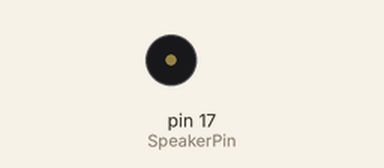
This sketch was run on a simulated Arduino Mega 2560, built with avr-gcc and run on an emulated ATmega2560. Parts: buzzer (waves = sounding).

Above: at 6.97 s.
At 39.52 s:
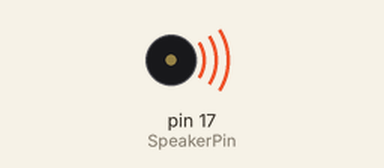
Timing chart, 0 to 40.0 s (numbered marks = the images above):
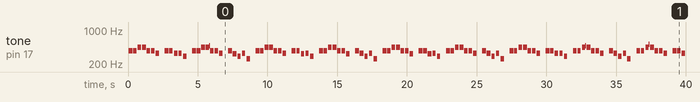

The sketch:

MyTone_used_millis.ino
```cpp
#include "pitches.h"

/*global value define*/
int SpeakerPin=17, g_cnt=0;

int g_Melody[] = { // 학교종 멜로디. 0은 쉼표
NOTE_G4, NOTE_G4, NOTE_A4, NOTE_A4, NOTE_G4, NOTE_G4, NOTE_E4, 0,
NOTE_G4, NOTE_G4, NOTE_E4, NOTE_E4, NOTE_D4, 0,
NOTE_G4, NOTE_G4, NOTE_A4, NOTE_A4, NOTE_G4, NOTE_G4, NOTE_E4, 0,
NOTE_G4, NOTE_E4, NOTE_D4, NOTE_E4, NOTE_C4, 0
};

unsigned long g_prevTime=0, g_curTime=0, g_SoundTime=0, g_CutMelody=325, g_melodyTime=250;
int g_soundState=0;


void setup() {
  // put your setup code h, ere, to run once:
  pinMode(17, OUTPUT);
//ToneInit(1i7);
Serial.begin(9600);
}

void loop() {
  // put your main code here, to run repeatedly:
    g_curTime=micros();

    if(g_cnt>=28)
    {
       g_cnt=0;
    }
//        if(g_curTime-g_SoundTime>=10)
//        {
//
//            g_SoundTime=g_curTime;
//            g_soundState^=1;
//
//       if(g_soundState)
//       digitalWrite(SpeakerPin, 1);
//
//       else
//       digitalWrite(SpeakerPin, 0);
//        }

     if(g_curTime-g_prevTime <=(g_melodyTime)*1000)
    {
        Tone(SpeakerPin, g_Melody[g_cnt], g_curTime, &g_SoundTime, &g_soundState);
    }
    else
    {
        if(g_curTime-g_prevTime <=(g_CutMelody)*1000)
        {
          MuteTone(SpeakerPin);
          //digitalWrite(SpeakerPin, 0);
        }
        else
        {
        g_prevTime=g_curTime;
        g_cnt++;
        }
    }
}


/*
    if(g_curTime-g_prevTime <=(g_melodyTime)*1000)
    {
        g_cycle=ConvFrequencyToCycle(g_Melody[g_cnt]);

        if(g_curTime-g_SoundTime>= g_cycle/2)// Frequency to cycle
        {
            g_SoundTime=g_curTime;
            g_soundState^=1;// toggle(50% Duty)

            if(g_soundState)
            {
            digitalWrite(SpeakerPin, 1);
            }
            else
            {
            digitalWrite(SpeakerPin, 0);
            }
        }

    }
    else
    {
        if(g_curTime-g_prevTime <=(g_CutMelody)*1000)
        {
          digitalWrite(SpeakerPin, 0);
        }
        else
        {
        g_prevTime=g_curTime;
        g_cnt++;
        }
    }
*/
```

Speaker.ino
```cpp
void ToneInit(int Pin)
{
    pinMode(Pin, OUTPUT);
}

void Tone(int Pin, int Frequency, unsigned long time_us, unsigned long *soundTime_us, int *SpeakFlag)
{
    unsigned long Cycle;
    Cycle=ConvFrequencyToCycle(Frequency);

    if(time_us-(*soundTime_us)>= Cycle/2)// Frequency to cycle
    {
        *soundTime_us=time_us;

        (*SpeakFlag)^=1;// toggle(50% Duty)

        if(*SpeakFlag)
        {
        digitalWrite(Pin, 1);
        }
        else
        {
        digitalWrite(Pin, 0);
        }
    }
}

void MuteTone(int Pin)
{
  digitalWrite(Pin, 0);
}

unsigned long ConvFrequencyToCycle(int Frequency)
{
    return 1000000/Frequency;// us Cycle
}

void PWM(int Pin, unsigned long Cycle, double Duty, unsigned long Time)
{
    double PW;
    PW= Cycle*(Duty/100);

    if( (Time%(Cycle) ) <=PW && Duty!=0)
    {
        digitalWrite(Pin, 1);
    }
    else
    {
        digitalWrite(Pin, 0);
    }

}
```

pitches.h
```cpp
/*************************************************
 * Public Constants
 *************************************************/

#define NOTE_B0  31
#define NOTE_C1  33
#define NOTE_CS1 35
#define NOTE_D1  37
#define NOTE_DS1 39
#define NOTE_E1  41
#define NOTE_F1  44
#define NOTE_FS1 46
#define NOTE_G1  49
#define NOTE_GS1 52
#define NOTE_A1  55
#define NOTE_AS1 58
#define NOTE_B1  62
#define NOTE_C2  65
#define NOTE_CS2 69
#define NOTE_D2  73
#define NOTE_DS2 78
#define NOTE_E2  82
#define NOTE_F2  87
#define NOTE_FS2 93
#define NOTE_G2  98
#define NOTE_GS2 104
#define NOTE_A2  110
#define NOTE_AS2 117
#define NOTE_B2  123
#define NOTE_C3  131
#define NOTE_CS3 139
#define NOTE_D3  147
#define NOTE_DS3 156
#define NOTE_E3  165
#define NOTE_F3  175
#define NOTE_FS3 185
#define NOTE_G3  196
#define NOTE_GS3 208
#define NOTE_A3  220
#define NOTE_AS3 233
#define NOTE_B3  247
#define NOTE_C4  262
#define NOTE_CS4 277
#define NOTE_D4  294
#define NOTE_DS4 311
#define NOTE_E4  330
#define NOTE_F4  349
#define NOTE_FS4 370
#define NOTE_G4  392
#define NOTE_GS4 415
#define NOTE_A4  440
#define NOTE_AS4 466
#define NOTE_B4  494
#define NOTE_C5  523
#define NOTE_CS5 554
#define NOTE_D5  587
#define NOTE_DS5 622
#define NOTE_E5  659
#define NOTE_F5  698
#define NOTE_FS5 740
#define NOTE_G5  784
#define NOTE_GS5 831
#define NOTE_A5  880
#define NOTE_AS5 932
#define NOTE_B5  988
#define NOTE_C6  1047
#define NOTE_CS6 1109
#define NOTE_D6  1175
#define NOTE_DS6 1245
#define NOTE_E6  1319
#define NOTE_F6  1397
#define NOTE_FS6 1480
#define NOTE_G6  1568
#define NOTE_GS6 1661
#define NOTE_A6  1760
#define NOTE_AS6 1865
#define NOTE_B6  1976
#define NOTE_C7  2093
#define NOTE_CS7 2217
#define NOTE_D7  2349
#define NOTE_DS7 2489
#define NOTE_E7  2637
#define NOTE_F7  2794
#define NOTE_FS7 2960
#define NOTE_G7  3136
#define NOTE_GS7 3322
#define NOTE_A7  3520
#define NOTE_AS7 3729
#define NOTE_B7  3951
#define NOTE_C8  4186
#define NOTE_CS8 4435
#define NOTE_D8  4699
#define NOTE_DS8 4978
```

Measured:
- by itself, tone on pin 17 (SpeakerPin): plays 375 Hz for 0.28 s, 375 Hz for 0.24 s, 437 Hz for 0.24 s, 437 Hz for 0.28 s, 375 Hz for 0.24 s, 375 Hz for 0.24 s … (109 notes in this stretch)
